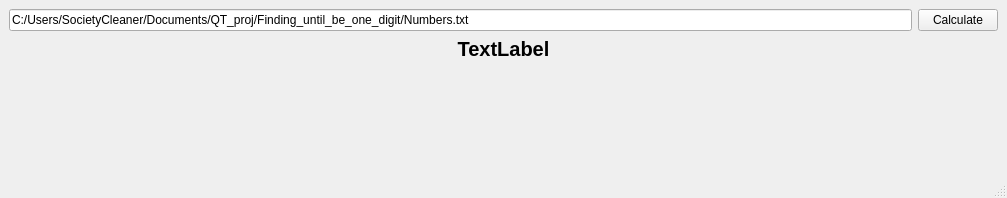
<?xml version="1.0" encoding="UTF-8"?>
<ui version="4.0">
 <class>MainWindow</class>
 <widget class="QMainWindow" name="MainWindow">
  <property name="geometry">
   <rect>
    <x>0</x>
    <y>0</y>
    <width>1007</width>
    <height>198</height>
   </rect>
  </property>
  <property name="windowTitle">
   <string>MainWindow</string>
  </property>
  <widget class="QWidget" name="centralwidget">
   <layout class="QHBoxLayout" name="horizontalLayout">
    <item>
     <layout class="QVBoxLayout" name="verticalLayout">
      <property name="bottomMargin">
       <number>50</number>
      </property>
      <item>
       <layout class="QHBoxLayout" name="horizontalLayout_2">
        <item>
         <widget class="QLineEdit" name="lineEdit">
          <property name="text">
           <string>C:/Users/SocietyCleaner/Documents/QT_proj/Finding_until_be_one_digit/Numbers.txt</string>
          </property>
          <property name="placeholderText">
           <string>Insert address of file</string>
          </property>
         </widget>
        </item>
        <item>
         <widget class="QPushButton" name="pushButton">
          <property name="text">
           <string>Calculate</string>
          </property>
         </widget>
        </item>
       </layout>
      </item>
      <item>
       <widget class="QLabel" name="label">
        <property name="font">
         <font>
          <pointsize>15</pointsize>
          <weight>75</weight>
          <bold>true</bold>
         </font>
        </property>
        <property name="text">
         <string>TextLabel</string>
        </property>
        <property name="alignment">
         <set>Qt::AlignCenter</set>
        </property>
       </widget>
      </item>
      <item>
       <spacer name="verticalSpacer">
        <property name="orientation">
         <enum>Qt::Vertical</enum>
        </property>
        <property name="sizeHint" stdset="0">
         <size>
          <width>20</width>
          <height>40</height>
         </size>
        </property>
       </spacer>
      </item>
     </layout>
    </item>
    <item>
     <layout class="QVBoxLayout" name="verticalLayout_2"/>
    </item>
   </layout>
  </widget>
  <widget class="QMenuBar" name="menubar">
   <property name="geometry">
    <rect>
     <x>0</x>
     <y>0</y>
     <width>1007</width>
     <height>26</height>
    </rect>
   </property>
  </widget>
  <widget class="QStatusBar" name="statusbar"/>
 </widget>
 <resources/>
 <connections/>
</ui>
